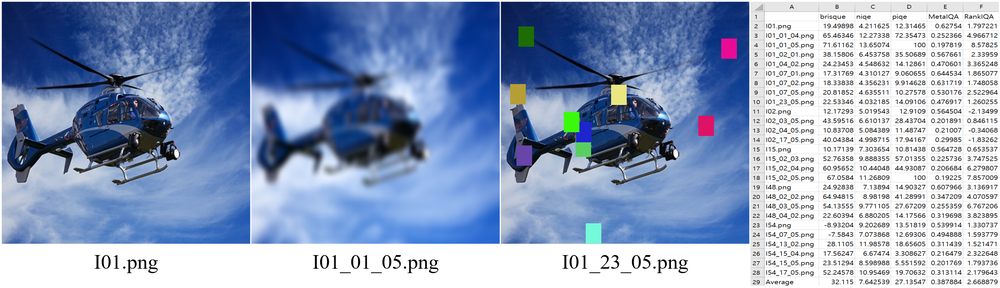
#> input picture evaluate/NIQA/Teaser.png, 1000 x 288 px, shrunk from 2492 x 717 before the run, given in place of Bot_7_layer_0.png, which was not available
$ jupyter execute --allow-errors mni-metric.ipynb
#> lines starting #> are read from the running program, lines starting #| are printed output that depends on the picture; after the words box and inside, x2 and y2 are one past the last pixel; in counts of white or black regions, pixels touching at a corner belong together; pictures that were not available may be replaced by others from this repository, and a replacement may not be noted
[cell 1]
import numpy as np
import cv2
from scipy.ndimage import uniform_filter

def structure_ssim_map(img1, img2, window_size=11, c=1e-4):
    # Convert images to float32
    img1 = img1.astype(np.float32)
    img2 = img2.astype(np.float32)

    # Mean
    mu1 = uniform_filter(img1, window_size)
    mu2 = uniform_filter(img2, window_size)

    # Variance and covariance
    sigma1 = uniform_filter((img1 - mu1)**2, window_size)**0.5
    sigma2 = uniform_filter((img2 - mu2)**2, window_size)**0.5
    sigma12 = uniform_filter((img1 - mu1) * (img2 - mu2), window_size)

    # Structure component
    ssim_struct = (sigma12 + c) / (sigma1 * sigma2 + c)
    return ssim_struct


# def compute_metric()

[cell 2]
import cv2
# Read images (grayscale)
img1 = cv2.imread('images/SAMTest18/Bot_7_layer_0.png', cv2.IMREAD_GRAYSCALE)
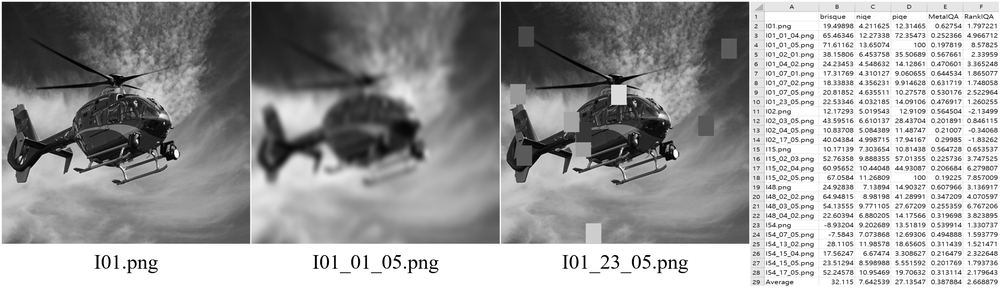
#> img1: shape (288, 1000); min 0, max 255, mean 156.8
img2 = cv2.imread('images/SAMTest18/Bot_7_layer_0.png', cv2.IMREAD_GRAYSCALE)

ssim_struct_map = structure_ssim_map(img1, img2)
#> in structure_ssim_map, `mu1 = uniform_filter(img1, window_size)`:
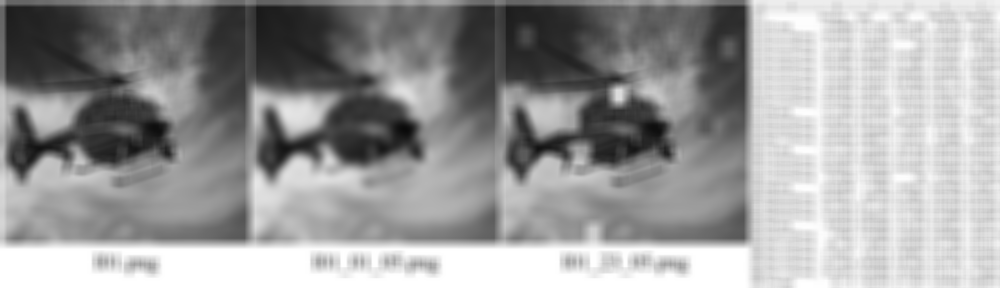
#> mu1: shape (288, 1000) float32; min 10.39, max 255, mean 156.8
#> in structure_ssim_map, `sigma1 = uniform_filter((img1 - mu1)**2, window_size)**0.5`:
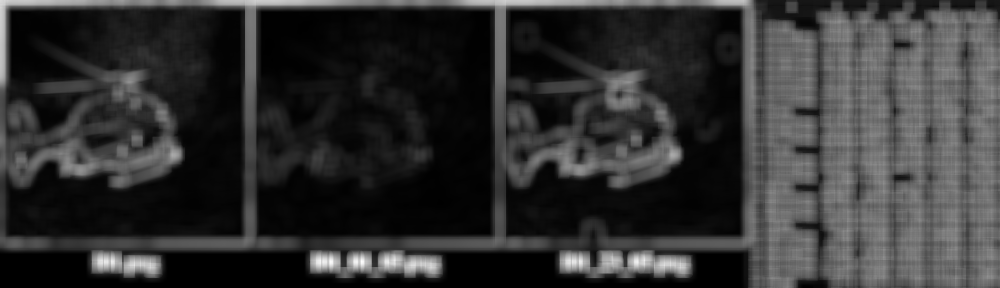
#> sigma1: shape (288, 1000) float32; 0.01% of the values are NaN or infinite; the others: min 0, max 117.4, mean 23.24; drawn with min black, max white, NaN and infinite black
#> in structure_ssim_map, `sigma12 = uniform_filter((img1 - mu1) * (img2 - mu2), window_size)`:
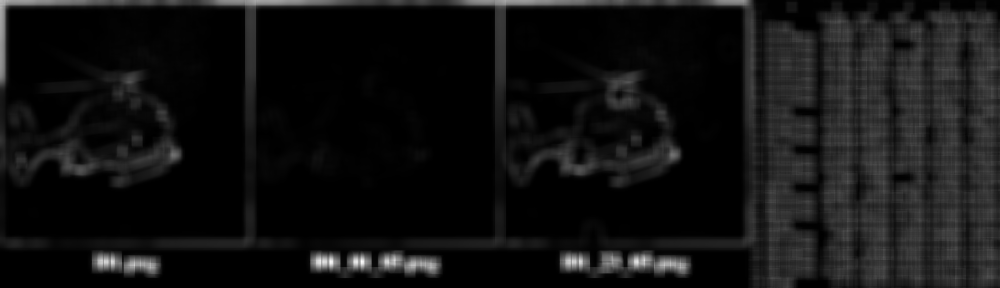
#> sigma12: shape (288, 1000) float32; min -1.24e-13, max 13793.9, mean 1005.5; drawn with min black and max white
#> in structure_ssim_map, `ssim_struct = (sigma12 + c) / (sigma1 * sigma2 + c)`:
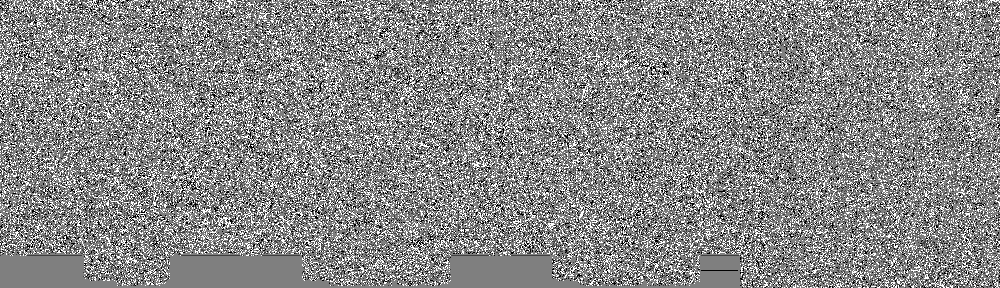
#> ssim_struct: shape (288, 1000) float32; 0.01% of the values are NaN or infinite; the others: min 1, max 1, mean 1; drawn with min black, max white, NaN and infinite black

# Display or analyze the map
import matplotlib.pyplot as plt
plt.imshow(ssim_struct_map, cmap='gray')
plt.title("Structure-only SSIM Map")
plt.colorbar()
plt.show()
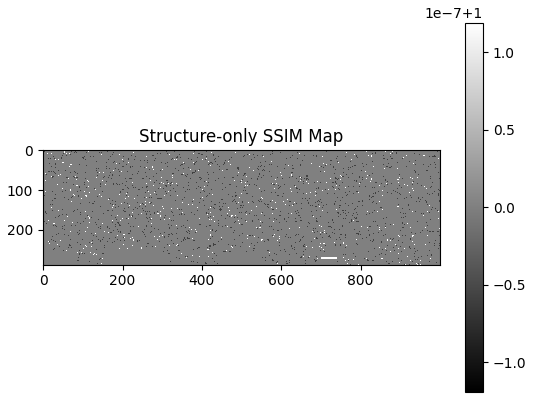
#> figure drawn by matplotlib, 2 panels

[cell 3]
import cv2
import matplotlib.pyplot as plt

# Đọc ảnh grayscale
img = cv2.imread('images/SAMTest18/Bot_7_layer_0.png', cv2.IMREAD_GRAYSCALE)

# Hiển thị ảnh với colormap khác (ví dụ: 'jet', 'magma', 'plasma', 'viridis')
plt.figure(figsize=(6, 6))
plt.imshow(img, cmap='jet', vmin=0, vmax=255)
plt.title('Ảnh SAM thể hiện bằng colormap "jet"', fontname='Times New Roman')
plt.colorbar(label='Cường độ điểm ảnh')
plt.axis('off')
plt.tight_layout()
plt.savefig('bot7_colormap_jet.png', dpi=300)
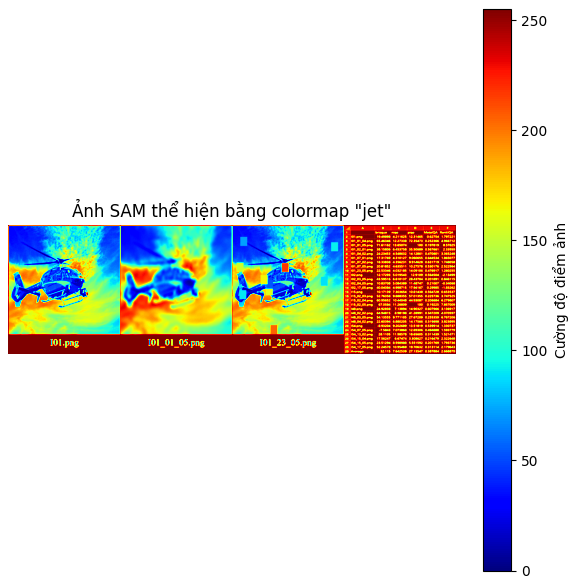
#> figure drawn by matplotlib, 2 panels
plt.show()

[cell 4]
import numpy as np
from skimage.metrics import structural_similarity as ssim

# [53 lines left out: function calculate_image_quality_score, not called in this run]

# [13 lines of commented-out code are left out]

[cell 5]
import cv2
import numpy as np
from skimage import measure

def auto_select_rois(image, num_signal_rois=3, background_percentile=10, signal_percentile=90):
    """
    Auto-select background and signal ROIs based on intensity thresholds.

    Args:
        image (np.ndarray): grayscale image
        num_signal_rois (int): number of top bright regions to keep as signal
        background_percentile (int): threshold percentile for background (default 5%)
        signal_percentile (int): threshold percentile for signal (default 95%)

    Returns:
        signal_rois (list of np.ndarray), background_roi (np.ndarray)
    """
    # Flatten intensities
    flat = image.flatten()

    # Thresholds
    bg_thresh = np.percentile(flat, background_percentile)
    sig_thresh = np.percentile(flat, signal_percentile)

    # Background mask (dark region)
    bg_mask = image < bg_thresh
    background_roi = image[bg_mask]

    # Signal mask (bright region)
    sig_mask = image > sig_thresh

    # Connected components to isolate regions
    labels = measure.label(sig_mask, connectivity=2)
    props = measure.regionprops(labels, intensity_image=image)

    # Sort regions by mean intensity, take top N as signals
    props_sorted = sorted(props, key=lambda x: x.mean_intensity, reverse=True)[:num_signal_rois]
    signal_rois = [image[labels == p.label] for p in props_sorted]

    return signal_rois, background_roi


def calculate_snr_cnr(image, num_signal_rois=3):
    """
    Full pipeline: auto-select ROIs and compute SNR, CNR using correct formulas.
    """
    signal_rois, background_roi = auto_select_rois(image, num_signal_rois=num_signal_rois)

    # Background stats
    mu_b = np.mean(background_roi)
    sigma_b = np.std(background_roi)

    # Signal stats
    mu_signals = [np.mean(roi) for roi in signal_rois]
    sigma_signals = [np.std(roi) for roi in signal_rois]

    # --- SNR ---
    snr = 20 * np.log10(np.mean(mu_signals) / sigma_b)

    # --- CNR ---
    num = np.mean([abs(mu_i - mu_b) for mu_i in mu_signals])
    den = np.sqrt(np.mean([sigma_i**2 for sigma_i in sigma_signals]) + sigma_b**2)
    cnr = 20 * np.log10(num / den)

    return snr


# ===================== USAGE =====================
# Load grayscale images
img = cv2.imread("../../../Content/ResultImage/Unsupervised/UnsupervisedTest/InputModel/Bot_5_layer_7.png", cv2.IMREAD_GRAYSCALE)
img_denoise = cv2.imread("../../../Content/ResultImage/Unsupervised/UnsupervisedTest/OurModel/Bot_5_layer_7.png", cv2.IMREAD_GRAYSCALE)

snr = calculate_snr_cnr(img)
#> in auto_select_rois, `bg_thresh = np.percentile(flat, background_percentile)`: bg_thresh = 47
#> in auto_select_rois, `sig_thresh = np.percentile(flat, signal_percentile)`: sig_thresh = 255
#> in auto_select_rois, `bg_mask = image < bg_thresh`:
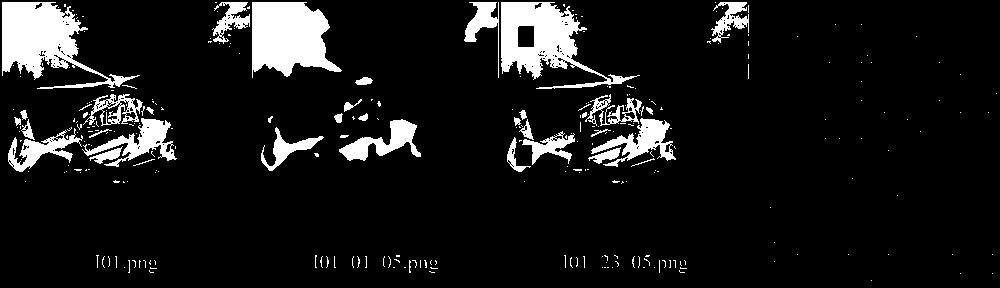
#> bg_mask: shape (288, 1000) bool; 9.7% white; 292 white regions (255 under 20 px), largest, box (x1, y1, x2, y2) and area: (2, 2, 140, 89) 5076, (252, 2, 342, 78) 4839, (501, 2, 640, 89) 4737
#> in auto_select_rois, `sig_mask = image > sig_thresh`: sig_mask: shape (288, 1000) bool; every value is 0
#> in auto_select_rois, `labels = measure.label(sig_mask, connectivity=2)`: labels: shape (288, 1000) int32; every value is 0
#> in auto_select_rois, `props = measure.regionprops(labels, intensity_image=image)`: props = []
#> in calculate_snr_cnr, `mu_b = np.mean(background_roi)`: mu_b = 33.7
#> in calculate_snr_cnr, `sigma_b = np.std(background_roi)`: sigma_b = 11.17
#> in calculate_snr_cnr, `mu_signals = [np.mean(roi) for roi in signal_rois]`: mu_signals = []
#> in calculate_snr_cnr, `snr = 20 * np.log10(np.mean(mu_signals) / sigma_b)`: snr = nan
#> snr = nan
print(f"Noise:   SNR: {snr:.2f} dB")
#| Noise:   SNR: nan dB

#> (the rest of this cell did not finish here and is left out)

print(f"Denoise: SNR: {snr:.2f} dB")

[cell 6]
import matplotlib.pyplot as plt
import numpy as np

# Example image data
data = np.random.rand(255, 255)  # replace with your image
plt.rcParams['font.family'] = 'Times New Roman'

plt.imshow(data, cmap='gray')  # grayscale colormap
cbar = plt.colorbar(orientation='vertical')  # vertical colorbar
# cbar.set_label('Intensity', fontsize=12, fontweight='bold')

# Optionally, set ticks for min/max labels like your image
cbar.set_ticks([np.min(data), np.max(data)])
cbar.set_ticklabels(['Min (0)', 'Max (255)'])

plt.show()
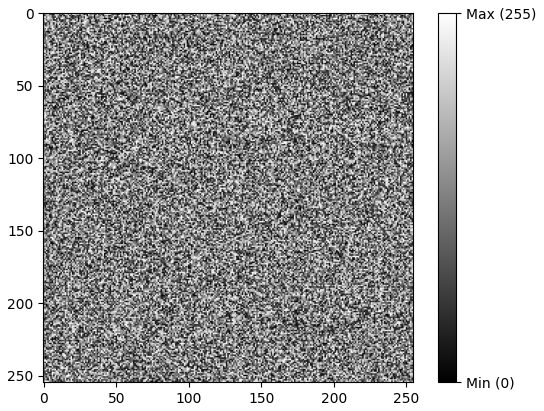
#> figure drawn by matplotlib, 2 panels
